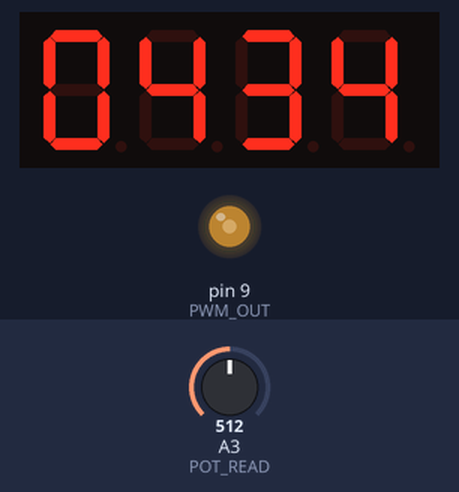
A sketch run on a simulated Arduino Uno, built with avr-gcc and run on an emulated ATmega328P. Parts: 4-digit seven-segment display, output pins drawn as LEDs (lit = HIGH). Wiring (inferred from the names in the program): 4-digit 7-segment display, segments lit when LOW: segments A1, pin 3, pin 4, pin 5, A0, pin 7, pin 8; digit selects pin 11, pin 10, pin 2, pin 6. The test bench sets the inputs (shaded band); at power-on: A3 (POT_READ) = 512. The segment pins are drawn as the display they are named for; pins used as bus, display or sensor lines are not drawn.

Above: at 3.2 s.
3.3 s: A3 (POT_READ) set to 716
At 3.9 s:
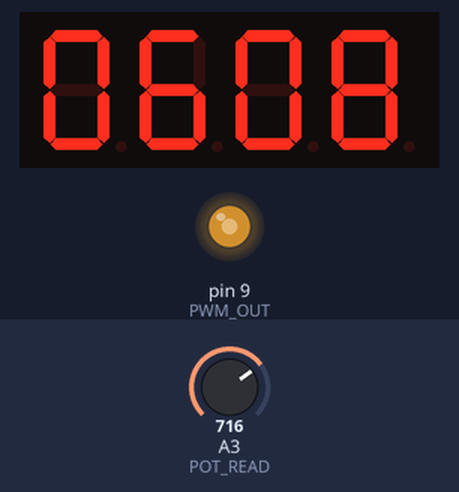
4.8 s: A3 (POT_READ) set to 1023
At 6.0 s:
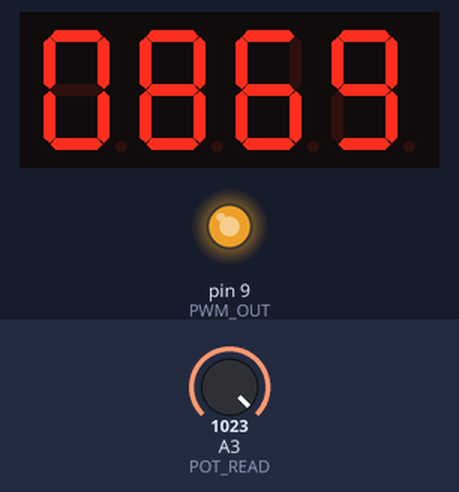
6.3 s: A3 (POT_READ) set to 306
At 7.4 s:
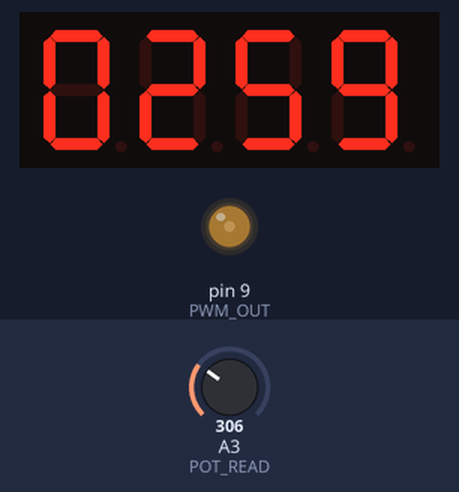
Timing chart, 0 to 9.3 s (numbered marks = the images above; inputs shaded):
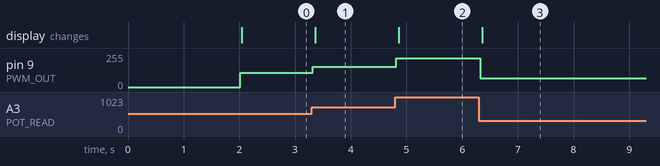

The sketch:

potwithdisp.ino
```cpp
#include <TimerOne.h>

///////////////////////////////////////////////////////
// Code modified / inspired by the following sources:
// https://sonsofinvention.wordpress.com/2013/05/22/arduino-compatible-mc-2100-controller-and-lathe-tachometer/
// https://www.hobbytronics.co.uk/arduino-4digit-7segment

/////////////////////////////////////////////
// LED display constants
//
#define DIGIT_1 11 //PWM Display pin 1
#define DIGIT_2 10 //PWM Display pin 2
#define DIGIT_3 2  //PWM Display pin 6
#define DIGIT_4 6  //PWM Display pin 8
#define DIGIT_ON  HIGH
#define DIGIT_OFF LOW

#define SEG_A A1 //Display pin 14
#define SEG_B 3  //Display pin 16
#define SEG_C 4  //Display pin 13
#define SEG_D 5  //Display pin 3
#define SEG_E A0 //Display pin 5
#define SEG_F 7  //Display pin 11
#define SEG_G 8  //Display pin 15
#define SEG_ON  LOW
#define SEG_OFF HIGH

// Value 1 to 5000 (1 is dim 5000 is blinding)
#define DISPLAY_BRIGHTNESS 500

/////////////////////////////////////////////
// POT/PWM constants and golbal variables
//
#define POT_READ  A3    //Pot Read Input pin
#define POT_DIFF  4     //Threshold for pot value update
#define POT_MAX   1023  //Pot Max map value
#define MAX_DUTY  869   //PWM Max duty to map to
#define PWM_OUT   9     //PWM Output port
#define PWM_CYCLE 50.0  //PWM Output period
int gPotVal;            //Global pot value

void setup()
{
  pinMode(SEG_A, OUTPUT);
  pinMode(SEG_B, OUTPUT);
  pinMode(SEG_C, OUTPUT);
  pinMode(SEG_D, OUTPUT);
  pinMode(SEG_E, OUTPUT);
  pinMode(SEG_F, OUTPUT);
  pinMode(SEG_G, OUTPUT);

  pinMode(DIGIT_1, OUTPUT);
  pinMode(DIGIT_2, OUTPUT);
  pinMode(DIGIT_3, OUTPUT);
  pinMode(DIGIT_4, OUTPUT);

  pinMode(POT_READ, INPUT);
  pinMode(PWM_OUT, OUTPUT);
  Timer1.initialize(PWM_CYCLE*1000);
  Timer1.pwm(PWM_OUT, 0);
  //Need to delay before we start
  delay(2000);
}

void loop()
{
  updatePotValue();
  int disp = map(gPotVal, 0, POT_MAX, 0, MAX_DUTY);
  displayNumber(disp);
  Timer1.setPwmDuty(PWM_OUT, disp);
}


void updatePotValue()
{
  int potTmp = analogRead(POT_READ);
  int potChk = abs(potTmp - gPotVal);
  if (potChk >= POT_DIFF)
    gPotVal = potTmp;
}


void displayNumber(int toDisplay)
{
  long beginTime = millis();

  for (int digit = 4 ; digit > 0 ; digit--)
  {
    //Turn on a digit for a short amount of time
    switch (digit)
    {
      case 1: digitalWrite(DIGIT_1, DIGIT_ON); break;
      case 2: digitalWrite(DIGIT_2, DIGIT_ON); break;
      case 3: digitalWrite(DIGIT_3, DIGIT_ON); break;
      case 4: digitalWrite(DIGIT_4, DIGIT_ON); break;
    }

    //Turn on the right segments for this digit
    lightNumber(toDisplay % 10);
    toDisplay /= 10;

    delayMicroseconds(DISPLAY_BRIGHTNESS);
    //Display digit for fraction of a second (1us to 5000us, 500 is pretty good)

    //Turn off all segments
    lightNumber(10);

    //Turn off all digits
    digitalWrite(DIGIT_1, DIGIT_OFF);
    digitalWrite(DIGIT_2, DIGIT_OFF);
    digitalWrite(DIGIT_3, DIGIT_OFF);
    digitalWrite(DIGIT_4, DIGIT_OFF);
  }

  delay(10);
}

//Given a number, turns on those segments
//If number == 10, then turn off number
void lightNumber(int numberToDisplay)
{
  switch (numberToDisplay)
  {
    case 0:
      digitalWrite(SEG_A, SEG_ON );
      digitalWrite(SEG_B, SEG_ON );
      digitalWrite(SEG_C, SEG_ON );
      digitalWrite(SEG_D, SEG_ON );
      digitalWrite(SEG_E, SEG_ON );
      digitalWrite(SEG_F, SEG_ON );
      digitalWrite(SEG_G, SEG_OFF);
      break;

    case 1:
      digitalWrite(SEG_A, SEG_OFF);
      digitalWrite(SEG_B, SEG_ON );
      digitalWrite(SEG_C, SEG_ON );
      digitalWrite(SEG_D, SEG_OFF);
      digitalWrite(SEG_E, SEG_OFF);
      digitalWrite(SEG_F, SEG_OFF);
      digitalWrite(SEG_G, SEG_OFF);
      break;

    case 2:
      digitalWrite(SEG_A, SEG_ON );
      digitalWrite(SEG_B, SEG_ON );
      digitalWrite(SEG_C, SEG_OFF);
      digitalWrite(SEG_D, SEG_ON );
      digitalWrite(SEG_E, SEG_ON );
      digitalWrite(SEG_F, SEG_OFF);
      digitalWrite(SEG_G, SEG_ON );
      break;

    case 3:
      digitalWrite(SEG_A, SEG_ON );
      digitalWrite(SEG_B, SEG_ON );
      digitalWrite(SEG_C, SEG_ON );
      digitalWrite(SEG_D, SEG_ON );
      digitalWrite(SEG_E, SEG_OFF);
      digitalWrite(SEG_F, SEG_OFF);
      digitalWrite(SEG_G, SEG_ON );
      break;

    case 4:
      digitalWrite(SEG_A, SEG_OFF);
      digitalWrite(SEG_B, SEG_ON );
      digitalWrite(SEG_C, SEG_ON );
      digitalWrite(SEG_D, SEG_OFF);
      digitalWrite(SEG_E, SEG_OFF);
      digitalWrite(SEG_F, SEG_ON );
      digitalWrite(SEG_G, SEG_ON );
      break;

    case 5:
      digitalWrite(SEG_A, SEG_ON );
      digitalWrite(SEG_B, SEG_OFF);
      digitalWrite(SEG_C, SEG_ON );
      digitalWrite(SEG_D, SEG_ON );
      digitalWrite(SEG_E, SEG_OFF);
      digitalWrite(SEG_F, SEG_ON );
      digitalWrite(SEG_G, SEG_ON );
      break;

    case 6:
      digitalWrite(SEG_A, SEG_ON );
      digitalWrite(SEG_B, SEG_OFF);
      digitalWrite(SEG_C, SEG_ON );
      digitalWrite(SEG_D, SEG_ON );
      digitalWrite(SEG_E, SEG_ON );
      digitalWrite(SEG_F, SEG_ON );
      digitalWrite(SEG_G, SEG_ON );
      break;

    case 7:
      digitalWrite(SEG_A, SEG_ON );
      digitalWrite(SEG_B, SEG_ON );
      digitalWrite(SEG_C, SEG_ON );
      digitalWrite(SEG_D, SEG_OFF);
      digitalWrite(SEG_E, SEG_OFF);
      digitalWrite(SEG_F, SEG_OFF);
      digitalWrite(SEG_G, SEG_OFF);
      break;

    case 8:
      digitalWrite(SEG_A, SEG_ON );
      digitalWrite(SEG_B, SEG_ON );
      digitalWrite(SEG_C, SEG_ON );
      digitalWrite(SEG_D, SEG_ON );
      digitalWrite(SEG_E, SEG_ON );
      digitalWrite(SEG_F, SEG_ON );
      digitalWrite(SEG_G, SEG_ON );
      break;

    case 9:
      digitalWrite(SEG_A, SEG_ON );
      digitalWrite(SEG_B, SEG_ON );
      digitalWrite(SEG_C, SEG_ON );
      digitalWrite(SEG_D, SEG_ON );
      digitalWrite(SEG_E, SEG_OFF);
      digitalWrite(SEG_F, SEG_ON );
      digitalWrite(SEG_G, SEG_ON );
      break;

    case 10:
      digitalWrite(SEG_A, SEG_OFF);
      digitalWrite(SEG_B, SEG_OFF);
      digitalWrite(SEG_C, SEG_OFF);
      digitalWrite(SEG_D, SEG_OFF);
      digitalWrite(SEG_E, SEG_OFF);
      digitalWrite(SEG_F, SEG_OFF);
      digitalWrite(SEG_G, SEG_OFF);
      break;
  }
}
```

Measured:
- after the input at 3.3 s, pin 9 (PWM_OUT): 108/255 → 152/255 at once; the display: changes after 0.06 s (image 1)
- after the input at 4.8 s, pin 9 (PWM_OUT): 152/255 → 217/255 at once; the display: changes after 0.06 s (image 2)
- after the input at 6.3 s, pin 9 (PWM_OUT): 217/255 → 64/255 at once; the display: changes after 0.06 s (image 3)
